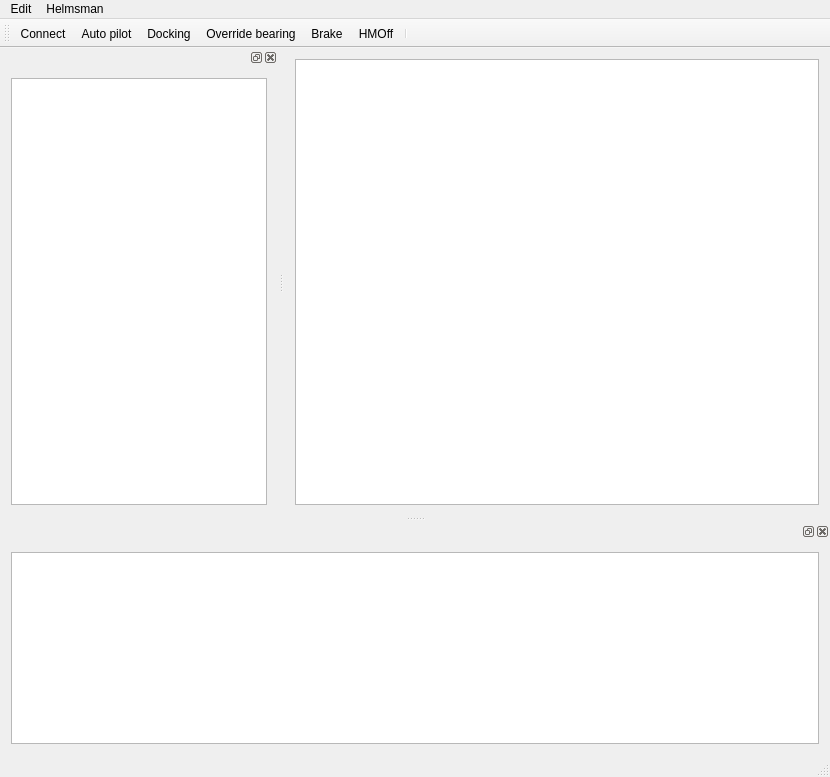
<?xml version="1.0" encoding="UTF-8"?>
<ui version="4.0">
 <class>MainWindow</class>
 <widget class="QMainWindow" name="MainWindow">
  <property name="geometry">
   <rect>
    <x>0</x>
    <y>0</y>
    <width>830</width>
    <height>777</height>
   </rect>
  </property>
  <property name="windowTitle">
   <string>MainWindow</string>
  </property>
  <widget class="QWidget" name="centralWidget">
   <layout class="QHBoxLayout" name="horizontalLayout_6">
    <item>
     <widget class="QGraphicsView" name="graphicsView"/>
    </item>
   </layout>
  </widget>
  <widget class="QMenuBar" name="menuBar">
   <property name="geometry">
    <rect>
     <x>0</x>
     <y>0</y>
     <width>830</width>
     <height>22</height>
    </rect>
   </property>
   <widget class="QMenu" name="menuFile">
    <property name="title">
     <string>Edit</string>
    </property>
    <addaction name="actionConfig"/>
    <addaction name="actionConnect"/>
   </widget>
   <widget class="QMenu" name="menuHelmsman">
    <property name="title">
     <string>Helmsman</string>
    </property>
    <addaction name="actionAuto_pilot"/>
    <addaction name="actionBrake"/>
    <addaction name="actionDocking"/>
    <addaction name="actionOverride_bearing"/>
    <addaction name="actionRestart"/>
   </widget>
   <addaction name="menuFile"/>
   <addaction name="menuHelmsman"/>
  </widget>
  <widget class="QToolBar" name="mainToolBar">
   <attribute name="toolBarArea">
    <enum>TopToolBarArea</enum>
   </attribute>
   <attribute name="toolBarBreak">
    <bool>false</bool>
   </attribute>
   <addaction name="actionConnect"/>
   <addaction name="actionAuto_pilot"/>
   <addaction name="actionDocking"/>
   <addaction name="actionOverride_bearing"/>
   <addaction name="actionBrake"/>
   <addaction name="actionIdleHelmsman"/>
   <addaction name="separator"/>
  </widget>
  <widget class="QStatusBar" name="statusBar"/>
  <widget class="QDockWidget" name="dockWidget_5">
   <attribute name="dockWidgetArea">
    <number>8</number>
   </attribute>
   <widget class="QWidget" name="dockWidgetContents_5">
    <layout class="QHBoxLayout" name="horizontalLayout_4">
     <item>
      <widget class="QTextBrowser" name="console">
       <property name="maximumSize">
        <size>
         <width>16777215</width>
         <height>16777215</height>
        </size>
       </property>
      </widget>
     </item>
    </layout>
   </widget>
  </widget>
  <widget class="QDockWidget" name="dockWidget_6">
   <attribute name="dockWidgetArea">
    <number>1</number>
   </attribute>
   <widget class="QWidget" name="dockWidgetContents_6">
    <layout class="QHBoxLayout" name="horizontalLayout_5">
     <item>
      <widget class="QTextBrowser" name="dataview"/>
     </item>
    </layout>
   </widget>
  </widget>
  <action name="actionConfig">
   <property name="text">
    <string>Config</string>
   </property>
  </action>
  <action name="actionConnect">
   <property name="checkable">
    <bool>true</bool>
   </property>
   <property name="icon">
    <iconset resource="icons.qrc">
     <normaloff>:/icons/connect.png</normaloff>:/icons/connect.png</iconset>
   </property>
   <property name="text">
    <string>Connect</string>
   </property>
  </action>
  <action name="actionAuto_pilot">
   <property name="icon">
    <iconset resource="icons.qrc">
     <normaloff>:/icons/auto_pilot.png</normaloff>:/icons/auto_pilot.png</iconset>
   </property>
   <property name="text">
    <string>Auto pilot</string>
   </property>
  </action>
  <action name="actionDocking">
   <property name="icon">
    <iconset resource="icons.qrc">
     <normaloff>:/icons/dock.png</normaloff>:/icons/dock.png</iconset>
   </property>
   <property name="text">
    <string>Docking</string>
   </property>
  </action>
  <action name="actionOverride_bearing">
   <property name="icon">
    <iconset resource="icons.qrc">
     <normaloff>:/icons/override.png</normaloff>:/icons/override.png</iconset>
   </property>
   <property name="text">
    <string>Override bearing</string>
   </property>
  </action>
  <action name="actionRestart">
   <property name="text">
    <string>Restart</string>
   </property>
  </action>
  <action name="actionBrake">
   <property name="icon">
    <iconset resource="icons.qrc">
     <normaloff>:/icons/brake.png</normaloff>:/icons/brake.png</iconset>
   </property>
   <property name="text">
    <string>Brake</string>
   </property>
  </action>
  <action name="actionIdleHelmsman">
   <property name="icon">
    <iconset resource="icons.qrc">
     <normaloff>:/icons/override.png</normaloff>:/icons/override.png</iconset>
   </property>
   <property name="text">
    <string>HMOff</string>
   </property>
   <property name="toolTip">
    <string>Helmsmann Off</string>
   </property>
  </action>
 </widget>
 <layoutdefault spacing="6" margin="11"/>
 <resources>
  <include location="icons.qrc"/>
 </resources>
 <connections/>
</ui>
